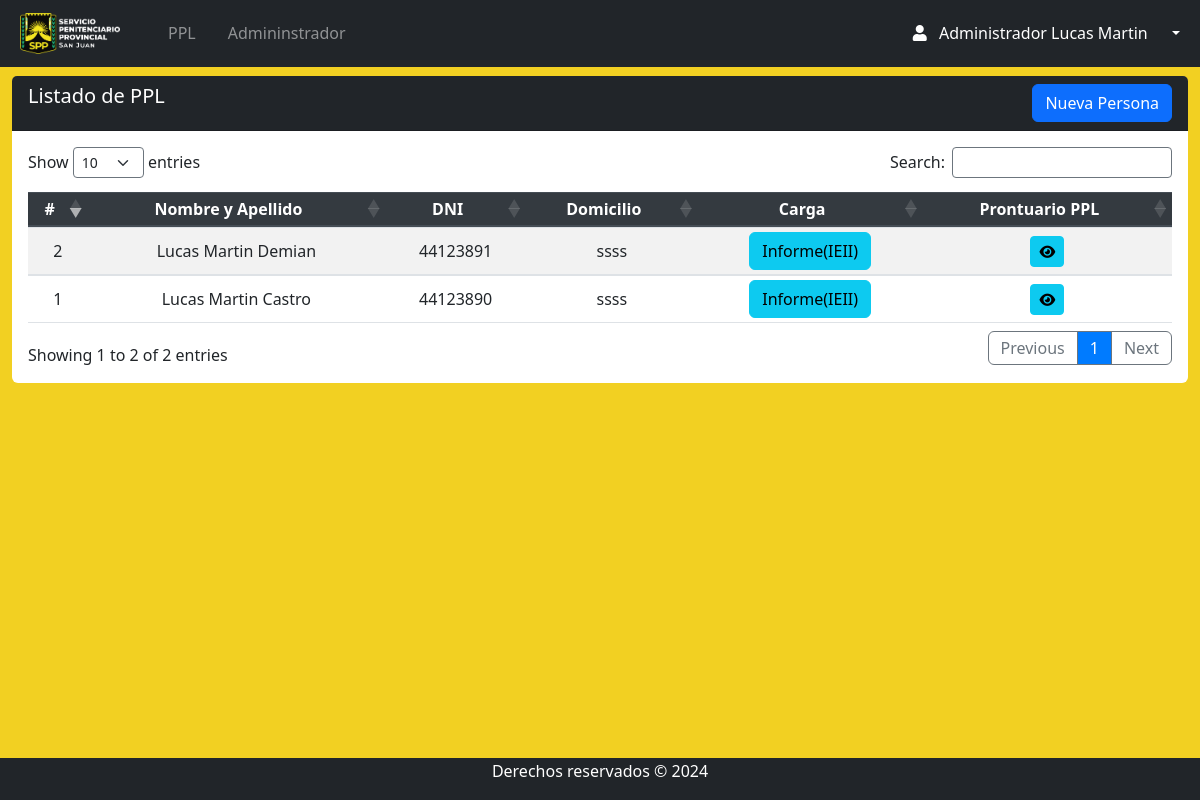
Page /Views/admin/ppl_index.php (signed in) on the committed database.
### tables this page shows
CREATE TABLE `rol` (
  `id_rol` int(11) NOT NULL,
  `nombre_rol` varchar(50) NOT NULL
);

CREATE TABLE `persona` (
  `id` int(11) NOT NULL,
  `dni` varchar(9) DEFAULT NULL,
  `apellidos` varchar(50) NOT NULL,
  `nombres` varchar(50) NOT NULL,
  `fechanac` date NOT NULL,
  `edad` int(3) NOT NULL,
  `direccion` varchar(50) NOT NULL,
  `genero` varchar(50) NOT NULL,
  `estadocivil` varchar(50) NOT NULL,
  `educacion` int(11) DEFAULT NULL,
  `estado` enum('Activo','Inactivo') DEFAULT 'Activo'
);

### Views/admin/ppl_index.php (the view, shortened to what this page needs)
<?php require 'navbar.php';
?>
<section class="content mt-3">
    <div class="row m-auto">
        <div class="col-sm">
            <div class="card rounded-2 border-0">
                <div class="card-header bg-dark text-white pb-0">
                    <h5 class="d-inline-block">Listado de PPL</h5>
                    <a class="btn btn-primary float-right mb-2" href="persona_crea.php">Nueva Persona</a>
                </div>
                <div class="card-body table-responsive">
                    <table id="example" class="table table-striped table-sm" style="width:100%">
                        <thead class="thead-dark">
                            <tr>
                                <th>#</th>
                                <th>Nombre y Apellido</th>
                                <th>DNI</th>
                                <th>Domicilio</th>
                                <th>Carga</th>
                                <th>Prontuario PPL</th>
                            </tr>
                        </thead>
                        <tbody>
                            <?php
                            try {
                                $query = "SELECT * FROM persona ";
                                $stmt = $db->prepare($query);
                                $stmt->execute();
                                $pples = $stmt->fetchAll(PDO::FETCH_ASSOC);
                                foreach ($pples as $ppl) {
                            ?>
                            <tr>
                                <td><?php echo htmlspecialchars($ppl['id'], ENT_QUOTES, 'UTF-8'); ?></td>
                                <td><?php echo htmlspecialchars($ppl['nombres'] . ' ' . $ppl['apellidos'], ENT_QUOTES, 'UTF-8'); ?></td>
                                <td><?php echo htmlspecialchars($ppl['dni'], ENT_QUOTES, 'UTF-8'); ?></td>
                                <td><?php echo htmlspecialchars($ppl['direccion'], ENT_QUOTES, 'UTF-8'); ?></td>
                                <td><a class="btn btn-info " href="ppl_informe.php">Informe(IEII)</a></td>
                                <td>
                                    <a href="prontuario_index.php?id=<?php echo $ppl['id']; ?>" data-toggle="modal" data-backdrop="false" class="btn btn-info btn-sm" type="button" title="ver">
                                        <i class="fa-solid fa-eye" style="color: #000000;"></i>
                                    </a>
                                </td>
                            </tr>
                <?php
                    }
                } catch (PDOException $e) {
                    error_log("Error al obtener los pples: " . $e->getMessage());
                }
                ?>
                        </tbody>
                    </table>
                </div>
            </div>
        </div>
    </div>
</section>
<?php require 'footer.php'; ?>

### Views/admin/navbar.php (shortened to what this page needs)
<?php
require '../../conn/connection.php';
$id_rol = $_SESSION['id_rol'];
$query = "SELECT nombre_rol FROM rol WHERE id_rol = ?";
$stmt = $conexion->prepare($query);
$stmt->bind_param("i", $id_rol);
$stmt->execute();
$result = $stmt->get_result();
if ($result && $result->num_rows > 0) {
  $rol = $result->fetch_assoc();
  $nombre_rol = $rol['nombre_rol'];
} else {
  $nombre_rol = "Usuario Desconocido";
}
?>
<!DOCTYPE html>
<html lang="es">
<head>
  <link rel="stylesheet" href="https://use.fontawesome.com/releases/v5.8.2/css/all.css">
  <link rel="stylesheet" href="../../css/style.css">
  <link href="https://cdn.jsdelivr.net/npm/bootstrap@5.3.2/dist/css/bootstrap.min.css" rel="stylesheet">
  <link rel="stylesheet" href="https://maxcdn.bootstrapcdn.com/bootstrap/4.5.2/css/bootstrap.min.css">
  <link rel="stylesheet" href="https://cdnjs.cloudflare.com/ajax/libs/twitter-bootstrap/5.3.0/css/bootstrap.min.css">
  <link rel="stylesheet" href="https://cdn.datatables.net/1.13.7/css/dataTables.bootstrap5.min.css">
  <link rel="stylesheet" type="text/css" href="https://cdn.datatables.net/1.13.1/css/dataTables.bootstrap5.min.css" />
  <link rel="stylesheet" type="text/css" href="https://cdn.datatables.net/buttons/2.3.3/css/buttons.bootstrap5.min.css" />
  <link rel="stylesheet" href="https://cdn.jsdelivr.net/npm/bootstrap@5.3.0-alpha1/dist/css/bootstrap.min.css" />
  <link rel="stylesheet" href="https://cdnjs.cloudflare.com/ajax/libs/font-awesome/6.2.1/css/all.min.css" />
  <link rel="stylesheet" href="https://cdnjs.cloudflare.com/ajax/libs/font-awesome/5.15.4/css/all.min.css">
</head>
<body>
  <div style="height:60px">
    <nav class="navbar navbar-expand-lg fixed-top navbar-dark bg-dark  ">
      <div class="container-fluid ml-2 ">
        <a href="index.php" class="navbar-brand mb-0 pr-4 ">
          <img class="d-line-block align-top " src="../../img/LOGO3.ico" width="100px" style="margin-right:0px">
        </a>
        <div class="collapse navbar-collapse " id="navbarNav">
          <ul class="navbar-nav mr-auto ">
            <li class="nav-item  pr-3">
              <a class="nav-link " href="ppl_index.php">PPL</a>
            </li>
            <?php
              if ($_SESSION['id_rol'] === 1) {
                ?>
                <li class="nav-item  pr-3">
              <a class="nav-link " href="admin_index.php">Admininstrador</a>
            </li>
            <?php
              }
            ?>
          </ul>
          <form class="form-inline d-flex justify-content-end">
            <div class="collapse navbar-collapse" id="navbarNav">
              <ul class="navbar-nav">
                <li class="nav-item dropdown">
                  <a class="nav-link dropdown-toggle active" href="#" role="button" data-bs-toggle="dropdown" aria-expanded="false">
                    <i class="fas fa-user pr-2"></i>
                    <span class="mr-3">
                      <?php if (isset($nombre_rol)) : ?>
                        <?php echo $nombre_rol; ?>
                      <?php else : ?>
                        "Usuario Desconocido"
                      <?php endif; ?>
                      <span>
                      <?php if (isset($_SESSION['nombres'])) : ?>
                        <?php echo $_SESSION['nombres']; ?>
                      <?php endif; ?>
                    </span>
                    </span>
                  </a>
                </li>
            </div>
          </form>
        </div>
      </div>
    </nav>
  </div>

### css/style.css (style rules this page uses)
body { position: relative; padding-bottom: 10px; min-height: 100vh; }
th, td { text-align: center !important; vertical-align: middle !important; }

### Views/admin/navbar.php (style rules this page uses)
body { background: linear-gradient(135deg, #f2d022, #f2d022); }

### rows in the picture
rol: nombre_rol "Administrador"
persona: id "1", nombres+apellidos "Lucas Martin Castro", dni "44123890", direccion "ssss"
persona: id "2", nombres+apellidos "Lucas Martin Demian", dni "44123891", direccion "ssss"

### other values in the picture
$_SESSION['nombres'] "Lucas Martin"
